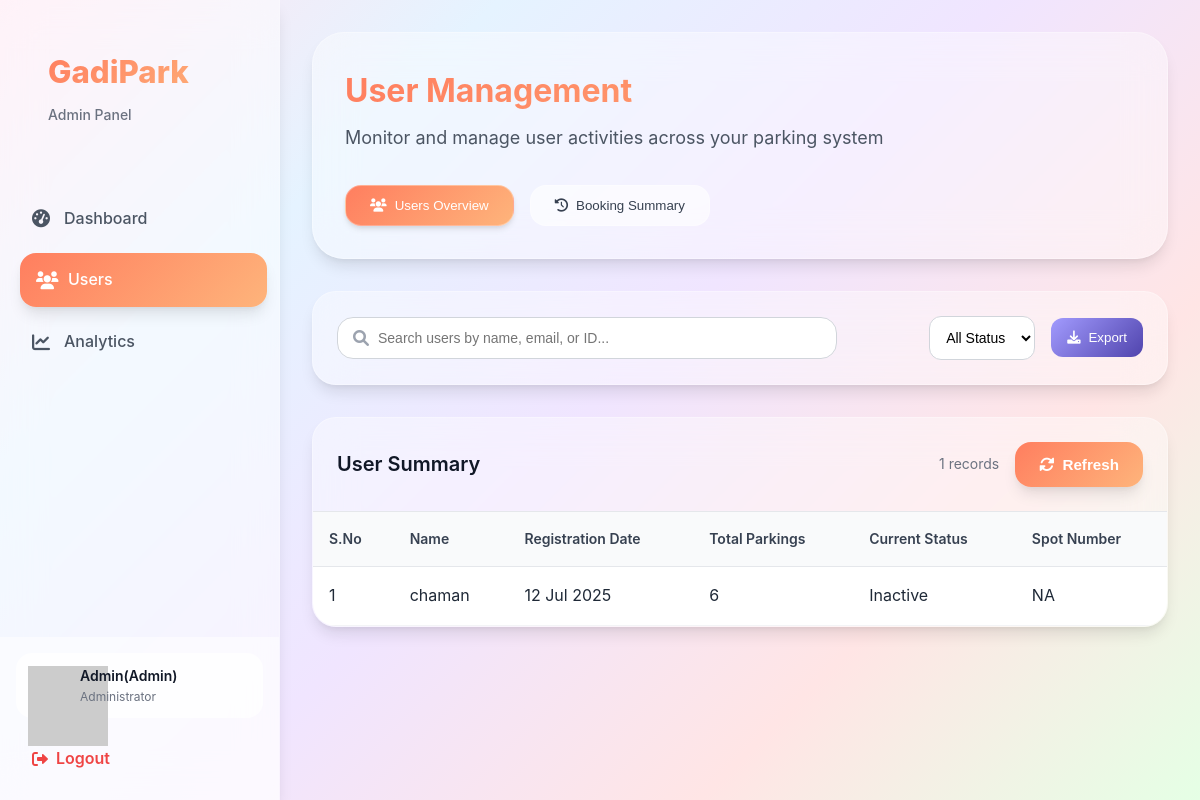
Before: /users_summery (signed in) with the older database file.
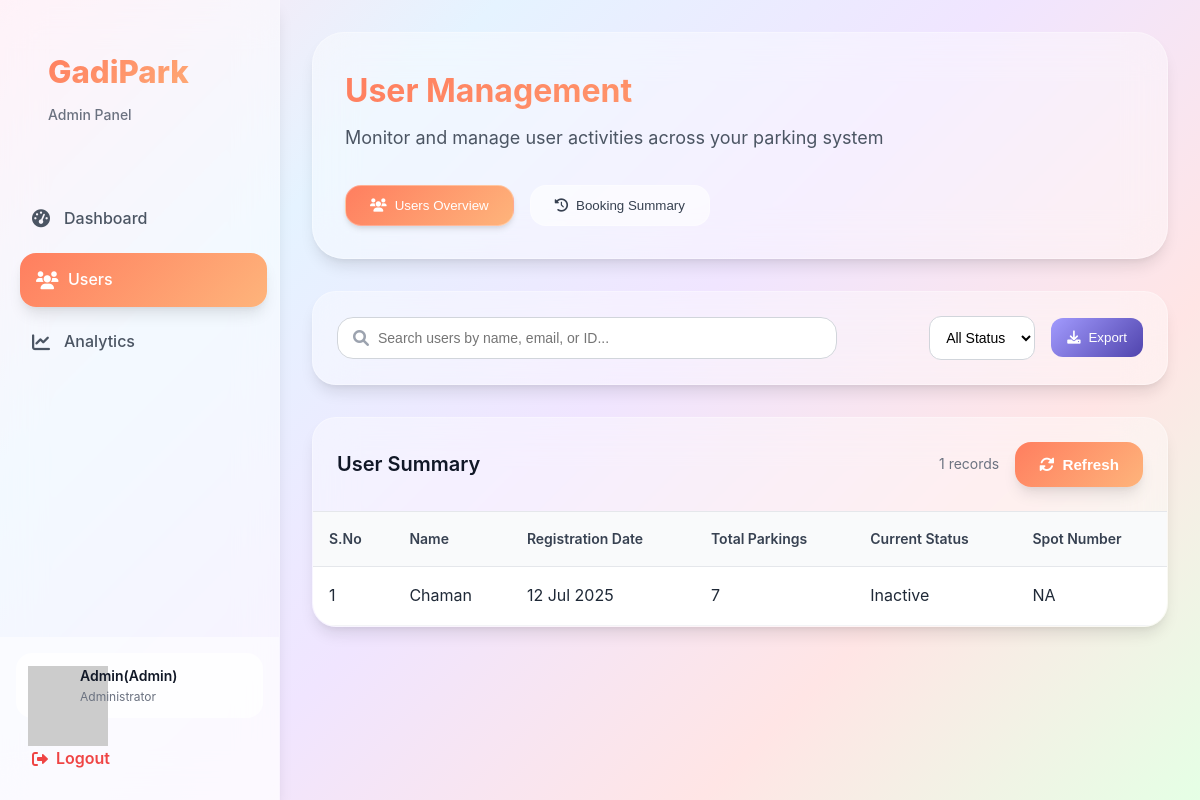
After: the same page with the newer database file.
### models/user.py (models this page shows, shortened)
class User(db.Model):
    __tablename__ = 'users'
    id=db.Column(db.Integer,primary_key=True)
    username=db.Column(db.String(80),unique=True,nullable=False)
    password_hash=db.Column(db.String(128),nullable=False)
    full_name=db.Column(db.String(80),nullable=True)
    is_admin=db.Column(db.Boolean,default=False)
    wallet_balance=db.Column(db.Float,default=0.00)
    total_parkings=db.Column(db.Integer,default=0)
    total_spendings=db.Column(db.Float,default=0)
    registration_date=db.Column(db.DateTime,default=db.func.current_timestamp())

### routes/admin.py (the view)
@admin_bp.route('/users_summery')
@login_required
@admin_required
def users_summery():
    user=User.query.get(session.get('user_id'))
    users= User.query.all()
    history= History.query.all()
    bookings=Booking.query.all()
    spots=ParkingSpot.query.all()
    lots=ParkingLot.query.all()
    return render_template('users_summery.html',users=users,history=history,bookings=bookings,spots=spots,user=user,lots=lots)

### Templates/users_summery.html (shortened to what the changed rows need)
{% extends "base.html" %}
{% block style %}
<link rel="stylesheet" href="{{url_for('static',filename='css/base.css')}}">
<link rel="stylesheet" href="{{url_for('static',filename='css/user_summery.css')}}">
<link rel="stylesheet" href="https://cdnjs.cloudflare.com/ajax/libs/font-awesome/6.0.0/css/all.min.css">
{% endblock %}
{% block content %}
{% include "admin_sidebar.html" %}
<div class="content">
    <div class="page-header bg">
        <div class="header-content">
            <h1>User Management</h1>
        </div>
    </div>
    <div class="users  ">
        {% if not users %}
        <div class="empty-state ">
            <div class="empty-icon">
                <i class="fas fa-history"></i>
            </div>
            <h3>No User History</h3>
        </div>
        {% else %}
        <div class="table-container">
            <div class="table-wrapper">
                <table class="table">
                    <thead>
                        <tr>
                            <th>S.No</th>
                            <th>Name</th>
                            <th>Registration Date</th>
                            <th>Total Parkings</th>
                            <th>Current Status</th>
                            <th>Spot Number</th>
                        </tr>
                    </thead>
                    <tbody>
                        {% for user in users %}
                            {% if not user.is_admin %}
                                <tr class="row">
                                    <td>{{user.id-1}}</td>
                                    <td>{{ user.full_name }}</td>
                                    <td>{{ user.registration_date.strftime("%d %b %Y")}}</td>
                                    <td>{{ user.total_parkings  }}</td>
                                    {% set ns = namespace(has_booking=false, current_spot_number='NA') %}
                                    {%for booking in bookings %}
                                        {%if booking.user_id == user.id %}
                                            {% set ns.has_booking = true %}
                                            {%for spot in spots%}
                                                {% if spot.id == booking.spot_id %}
                                                    {% set ns.current_spot_number = spot.spot_number %}
                                                {% endif %}
                                            {%endfor%}
                                        {% endif %}
                                    {%endfor%}
                                    {%if ns.has_booking%}
                                        <td>Active</td>
                                        <td>{{ns.current_spot_number}}</td>
                                    {% else %}
                                        <td>Inactive</td>
                                        <td>NA</td>
                                    {%endif%}
                                </tr>
                            {% endif %}
                        {% endfor %}
                    </tbody>
                </table>
            </div>
        </div>
        {%endif%}
    </div>
</div>
{% endblock %}

Changed rows visible on the page:
changed User: full_name "chaman" → "Chaman"; total_parkings "6" → "7"
